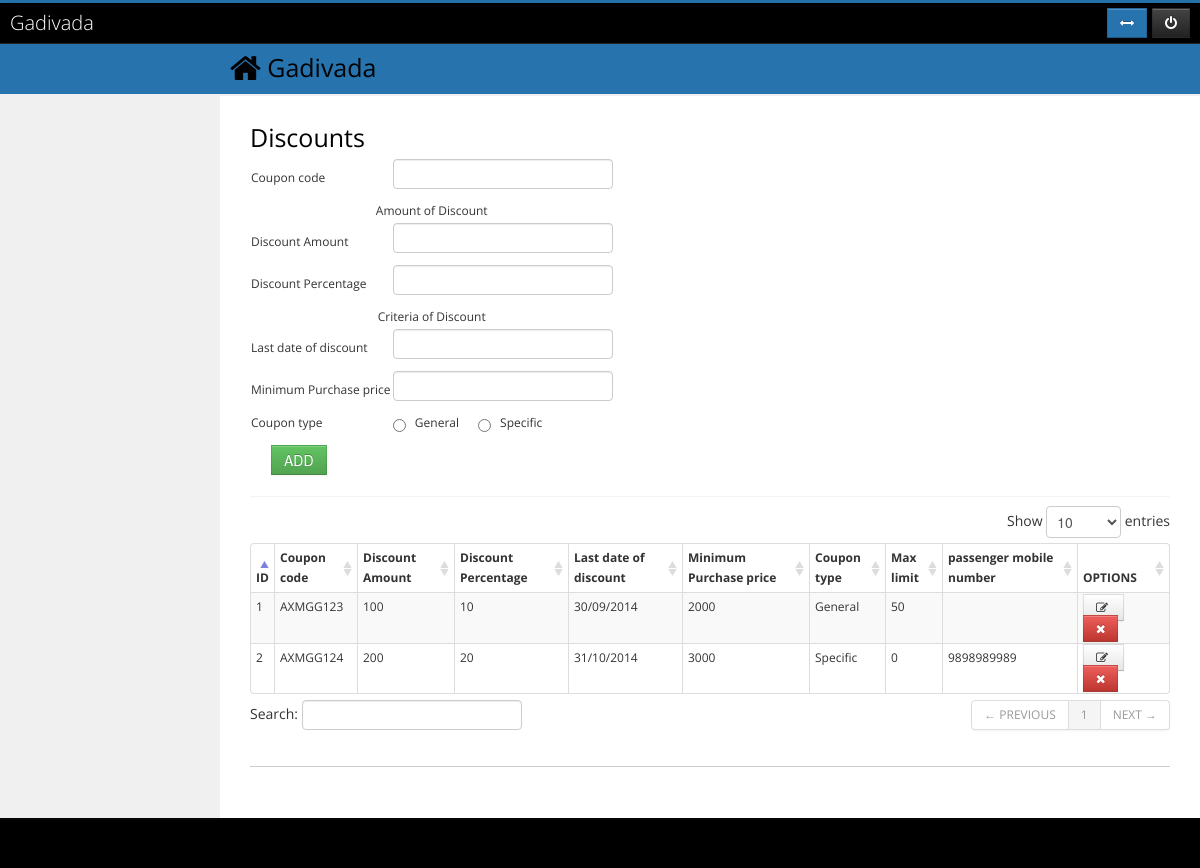
Page /index.php/admin_c/discount on the earlier database version.
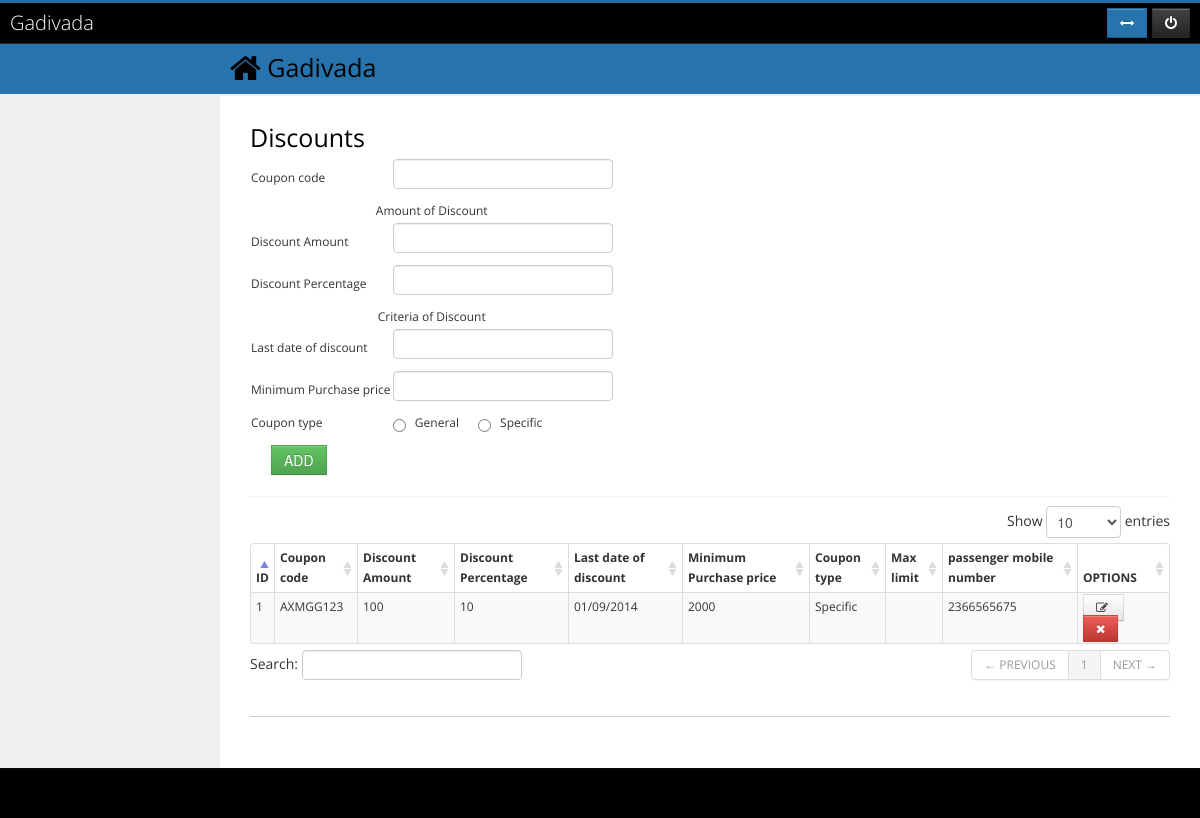
Same page on the later database version.
### tables this page shows
CREATE TABLE IF NOT EXISTS `discount_coupons` (
  `ID` int(11) NOT NULL AUTO_INCREMENT,
  `COUPON_CODE` varchar(100) DEFAULT NULL,
  `DISCOUNT_AMOUNT` int(11) DEFAULT NULL,
  `DISCOUNT_PERCENTAGE` int(11) DEFAULT NULL,
  `EXPIRY_DATE` varchar(40) DEFAULT NULL,
  `MIN_PURCHASE_PRICE` int(11) DEFAULT NULL,
  `COUPON_TYPE` varchar(40) DEFAULT NULL,
  `MAX_LIMIT` int(11) DEFAULT NULL,
  `PASSENGER_MOBILE_NO` varchar(50) DEFAULT NULL,
  PRIMARY KEY (`ID`)
);

### application/controllers/admin_c.php (called while the page is built, shortened)
<?php if ( ! defined('BASEPATH')) exit('No direct script access allowed');
class Admin_c extends CI_Controller {
	function __construct()
	{
		$this->load->model('admin_m');
		$this->load->model('city_m');
		$this->load->model('car_type_m');
		$this->load->model('area_m');
		$this->load->model('car_model_m');
		$this->load->model('features_m');
		$this->load->model('packages_m');
		$this->load->model('discounts_m');
		$this->load->model('pricing_m');
		$this->load->model('cancellation_m');
	}
	function discount()
	{
		$data['disc']='active';
		$data['discount']  = $this->discounts_m->get_all_discounts();
		$this->load->view('admin/discount',$data);
	}
}
?>

### index.php (called while the page is built, shortened)
<?php
require_once BASEPATH.'core/CodeIgniter.php';

### application/models/discounts_m.php (called while the page is built, shortened)
<?php
Class Discounts_m extends CI_Model{
	function get_all_discounts($type='')
	{
		$this->db->distinct();
		$this->db->select('*');
		$query=$this->db->get('discount_coupons')->result();
		return $query;
	}
}
?>

### application/views/admin/discount.php (the view, shortened to what this page needs)
<?php $this->load->view('include/admin_header');?>
	<h2>Discounts</h2>
	<form name='discountform' id="discountform" method='post' action='<?php echo base_url()?>admin/discount'>
		<table>
			<tr>
				<td>Coupon code</td>
				<td><input type='text' name='code' id='code'></td>
			</tr>
			<tr><th colspan="2" align="center">Amount of Discount</th></tr>
			<tr>
				<td>Discount Amount</td>
				<td><input type='text' name='amount' id='amount'></td>
			</tr>
			<tr>
				<td>Discount Percentage</td>
				<td><input type='text' name='percentage' maxlength="3" id='percentage'></td>
			</tr>
			<tr><th colspan="2">Criteria of Discount</th></tr>
			<tr>
				<td>Last date of discount</td>
				<td><input class="dt" type='text' name='lastdate' id="datepicker"></td>
			</tr>
			<tr>
				<td>Minimum Purchase price</td>
				<td><input type='text' name='minprice' id='minprice'></td>
			</tr>
			<tr>
				<td>Coupon type</td>
				<td><input type="radio" onclick="coupon_type(this.value);" id="cou_General" name='coupontype' required="true" value="General">
				&nbsp;&nbsp;General
				&nbsp;&nbsp;&nbsp;&nbsp;
				<input type="radio" onclick="coupon_type(this.value);" id="cou_Specific" required="true" name='coupontype' value="Specific" >
				&nbsp;&nbsp;Specific</td>
			</tr>
			<tr><td colspan="2">
			<input type="submit" class="btn btn-success" name="submitdiscount" id="submitdiscount" value="ADD"/>
			</td></tr>
		</table>
	</form>
<div id="collapse4" class="body">
	<table id="dataTable" class="table table-bordered table-condensed table-hover table-striped">
		<thead>
			<tr>
				<th>ID</th>
				<th>Coupon code</th>
				<th>Discount Amount</th>
				<th>Discount Percentage</th>
				<th>Last date of discount</th>
				<th>Minimum Purchase price</th>
				<th>Coupon type</th>
				<th>Max limit</th>
				<th>passenger mobile number</th>
				<th width="10%">OPTIONS</th>
			</tr>
		</thead>
		<tbody>
			<?php $numbers = 1;
			foreach($discount as $c)
			{
				echo "<tr>
				<td>".$numbers."</td>
				<td>".$c->COUPON_CODE."</td>
				<td>".$c->DISCOUNT_AMOUNT."</td>
				<td>".$c->DISCOUNT_PERCENTAGE."</td>
				<td>".$c->EXPIRY_DATE."</td>
				<td>".$c->MIN_PURCHASE_PRICE."</td>
				<td>".$c->COUPON_TYPE."</td>
				<td>".$c->MAX_LIMIT."</td>
				<td>".$c->PASSENGER_MOBILE_NO."</td>
				<td><a href='javascript: editdiscount(".$c->ID.")' class='ajax btn edit' alt='Edit'>
				<i class='icon-edit'></i>
				</a>&nbsp;&nbsp;
				<a href='".base_url().'ajax/delete_discount/'.$c->ID."' class='delete_btn btn btn-danger remove' title='".$c->COUPON_CODE."'>
				<i class='icon-remove'></i>
				</a>
				</td>
				</tr>";
				$numbers ++ ;
			}  ?>
		</tbody>
	</table>
</div>
<?php  $this->load->view('include/admin_footer'); ?>

### application/views/include/admin_header.php (shortened to what this page needs)
<!DOCTYPE html>
<html class="no-js">
<head>
		<link rel="stylesheet" href="//code.jquery.com/ui/1.9.2/themes/smoothness/jquery-ui.css">
		<link href="<?php echo base_url()?>css/style.css" rel="stylesheet" type="text/css"  media="all" />
		<link href='<?php echo base_url();?>css/bootstrap.css' rel='stylesheet' type='text/css'/>
        <link rel="stylesheet" href="<?php echo base_url();?>css/jquery.fancybox.css?v=2.1.0" type="text/css" media="screen" />
		<link rel="stylesheet" href="<?php echo base_url();?>calculator/jquery.calculator.css">
	<link type="text/css" rel="stylesheet" href="<?php echo base_url();?>assets/css/bootstrap.min.css"/>
	<link type="text/css" rel="stylesheet" href="<?php echo base_url();?>assets/css/bootstrap-responsive.min.css" />
	<link type="text/css" rel="stylesheet" href="<?php echo base_url();?>assets/css/font-awesome.min.css"/>
	<link type="text/css" rel="stylesheet" href="<?php echo base_url();?>assets/css/style.css">
	<link type="text/css" rel="stylesheet" href="<?php echo base_url();?>assets/css/DT_bootstrap.css"/>
	<link rel="stylesheet" href="<?php echo base_url();?>assets/css/theme.css">
		<link rel="stylesheet" type="text/css" href="<?php echo base_url();?>rs-plugin/css/settings.css" media="screen" />
      <link rel="stylesheet" href="<?php echo base_url();?>css/custom.css" />
</head>
<body class="admin">
<div id="over">
<div id="out_container">
<div id="wrap">
<div id="top">
	<div class="navbar navbar-inverse navbar-static-top" style="width: 100% !important;">
		<div class="navbar-inner">
			<div class="container-fluid">
				<a class="brand" href="<?php echo base_url()?>">
					Gadivada
				</a>
				<div class="btn-toolbar topnav">
					<div class="btn-group">
						<a id="changeSidebarPos" class="btn btn-success" rel="tooltip"
                                    data-original-title="Show / Hide Sidebar" data-placement="bottom">
							<i class="icon-resize-horizontal">
							</i>
						</a>
					</div>
					<div class="btn-group">
						<a class="btn btn-inverse" data-placement="bottom" data-original-title="Logout" rel="tooltip"
                                       href="<?php echo base_url()?>login/logout">
							<i class="icon-off">
							</i>
						</a>
					</div>
				</div>
			</div>
		</div>
	</div>
</div>
<header class="head">
	<div class="main-bar">
		<div class="container-fluid" style="margin-top: 7px">
			<div class="row-fluid">
				<div class="span12">
					<h2>
						<i class="icon-home icon-large">
						</i><a style="color:Black" class="brand" href="<?php echo base_url()?>">
					Gadivada
				</a>
					</h2>
				</div>
			</div>
		</div>
	</div>
</header>
<div id="left">
	<div class="media user-media hidden-phone">
	</div>
</div>
<div id="content">
<div class="container-fluid outer">
<div class="row-fluid">
<div class="span12 inner">
<div class="row-fluid">
<div class="span12">
<div class="box">

### application/views/include/admin_footer.php (shortened to what this page needs)
 </div>
            </div>
                    </div>
                    <hr>
                                                </div>
                </div>
            </div>
        </div>
    </div>
    <div id="push"></div>
</div>
<div id="footer">
</div>
		</div>
    </body>
</html>

### css/style.css (style rules this page uses)
html,body,div,span,applet,object,iframe,h1,h2,h3,h4,h5,h6,p,blockquote,pre,a,abbr,acronym,address,big,cite,code,del,dfn,em,img,ins,kbd,q,s,samp,small,strike,strong,sub,sup,tt,var,b,u,i,dl,dt,dd,ol,nav ul,nav li,fieldset,form,label,legend,table,caption,tbody,tfoot,thead,tr,th,td,article,aside,canvas,details,embed,figure,figcaption,footer,header,hgroup,menu,nav,output,ruby,section,summary,time,mark,audio,video { margin:0;border:0;font-size:100%;font:inherit;vertical-align:baseline; }
article, aside, details, figcaption, figure,footer, header, hgroup, menu, nav, section { display: block; }
table { border-collapse:collapse;border-spacing:0; }
a { text-decoration:none; }
body { font-family: 'Raleway', sans-serif; background: #000000; }
.box { float:left; width:40%; margin-right:2%; }
.box a { font-size:1em; text-transform:uppercase; display: inline; transition: 0.5s ease; -o-transition: 0.5s ease; -webkit-transition: 0.5s ease; }
@media only screen and (max-width: 1280px) and (min-width: 1024px) { .box { width: 38%; } }

### assets/css/style.css (style rules this page uses)
html, body { height: 100%; }
body { visibility:hidden; font-family: 'Open Sans', sans-serif; }
#wrap { min-height: 100%; height: auto !important; height: 100%; margin: 0 auto -48px; }
#push, #footer { height: 48px; }
#out_container { margin:0 auto; background:#fff; box-shadow:0 0 10px rgba(0,0,0,.5) }
#top > .navbar { margin: 0; }
#top > .navbar > .navbar-inner { padding-left: 10px; padding-right: 10px; background:#000; }
#top > .navbar > .navbar-inner > .container-fluid { padding: 0; }
#top .topnav { display: block; float: right; margin: 0; }
.head { height: 40px; padding-bottom: 10px; *zoom: 1; }
.head:before, .head:after { display: table; content: ""; line-height: 0; }
.head:after { clear: both; }
.head .main-bar { margin-left: 220px; position: relative; }
.head .main-bar .container-fluid { padding-left: 10px; padding-right: 10px; }
#left { display: block; float: left; position: relative; width: 220px; }
#left .user-media { color: #000; padding: 20px 0 20px 10px; }
#content { margin-left: 220px; margin-right: 0; -webkit-transition: margin-left 0.4s; -moz-transition: margin-left 0.4s; -o-transition: margin-left 0.4s; transition: margin-left 0.4s; width: auto; }
#wrap { background: #f0f0f0; *zoom: 1; }
#wrap:before, #wrap:after { display: table; content: ""; line-height: 0; }
#wrap:after { clear: both; }
#top > .navbar { border-top: 3px solid #2773ae; }
.head { background-color: #2773ae; border-bottom: 2px solid #f0f0f0; }
#footer { margin: 0 auto; border-top: 2px solid #060606; color: #f9f9f9; background-color: #000; }
#content .outer { background-color:#fff; padding: 10px; }
#content .outer .inner { background-color:#fff; padding: 20px; }
.box { margin-bottom: 10px; position: relative; width: 100%; }
.box .body, .box .block { padding: 10px 0; -webkit-box-shadow: inset 0 1px 1px rgba(0, 0, 0, 0.05); -moz-box-shadow: inset 0 1px 1px rgba(0, 0, 0, 0.05); box-shadow: inset 0 1px 1px rgba(0, 0, 0, 0.05); }
.btn { -webkit-border-radius: 0; -moz-border-radius: 0; border-radius: 0; }
.btn-group .btn { -webkit-border-radius: 0 !important; -moz-border-radius: 0 !important; border-radius: 0 !important; }
.inner hr { margin-top: 10px; border-top-color: #ccc; }
#changeSidebarPos, #top_btn_group .btn .label { background:#2773ae; }
.navbar .brand { color:#fff; }
#over { overflow:hidden; min-height:100%; width:100%; position:relative; }

### css/custom.css (style rules this page uses)
body { visibility:hidden; }
#out_container { margin:0 auto; background:#fff; box-shadow:0 0 10px rgba(0,0,0,.5) }
@media (min-width: 980px) { .navbar-inner { border-top: 1px solid #cccccc; border-bottom: 1px solid #cccccc; border-right: none; border-left: none; } }
body { margin: 0; font-family: 'Open Sans', Arial, sans-serif; font-size: 12px; line-height: 20px; color: #333333; background-color: #ffffff; }
h1, h2, h3 { font-weight: normal; margin: 0 0 10px; }
h2 { font-size: 18px; color: #000000; line-height: 22px; }
h2 { font-size: 25px; line-height: 22px; color: black; margin: 0 0 10px; }
.navbar-inner { background-color: #FFFFFF; background-image: none; background-repeat: repeat-x; border-radius: 0 0 0 0; box-shadow: none; min-height: 40px; padding-left: 20px; padding-right: 20px; filter: progid:DXImageTransform.Microsoft.gradient(startColorstr='#ffffff', endColorstr='#ffffff', GradientType=0) }
.navbar { margin: 0; width: 945px; }
.navbar-inner { padding: 0; }
input.btn { float: left; margin-left: 20px; }
#footer { width: 100%; }

### application/views/admin/discount.php (style rules this page uses)
input[type="submit"] { margin-top:10px !important; }

Differences in the rows shown:
removed discount_coupons: COUPON_CODE "AXMGG124", DISCOUNT_AMOUNT "200", DISCOUNT_PERCENTAGE "20", EXPIRY_DATE "31/10/2014", MIN_PURCHASE_PRICE "3000", COUPON_TYPE "Specific", MAX_LIMIT "0", PASSENGER_MOBILE_NO "9898989989"
changed discount_coupons "AXMGG123": EXPIRY_DATE "30/09/2014" → "01/09/2014"; COUPON_TYPE "General" → "Specific"; PASSENGER_MOBILE_NO (not shown) → "2366565675"; MAX_LIMIT "50" → (not shown)
